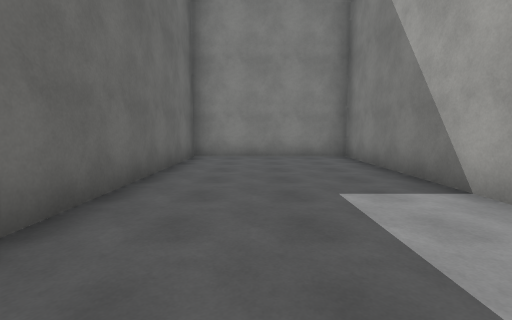
view 1 (above)

22 first-person views from a walk through a 3-D level made in the Unity game engine. The camera is 1.4 m above the floor, tilts 6° down and sees 85° across. The floor is counted in squares, 2 m on a side. Each view is taken from the middle of a square. On the plan, view 1 faces up. The plan holds only what a view shows up to about 9 squares ahead; the rest is blank. The place goes on beyond the plan. The player character is not drawn. Surface patterns are stand-ins for the level's own textures.

view 2
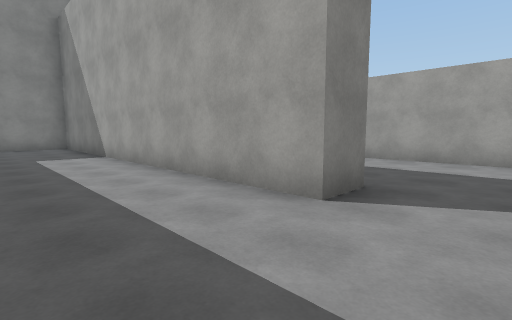

view 3
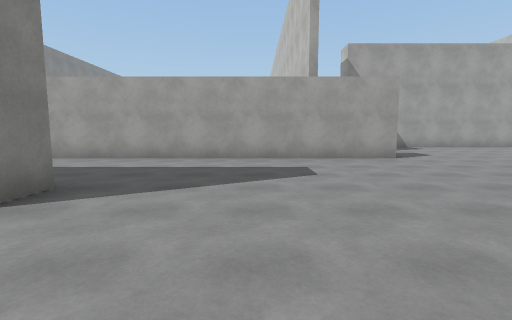

view 4
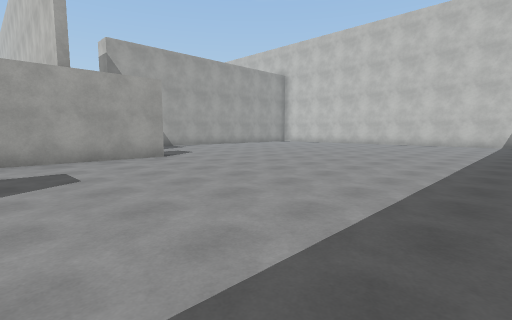

view 5
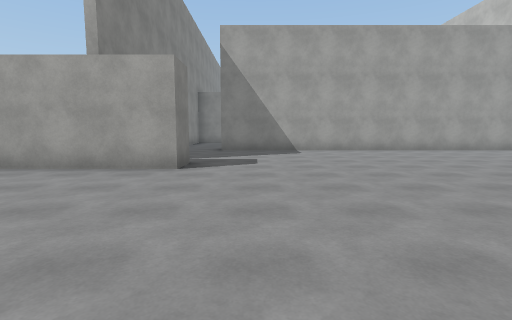

view 6
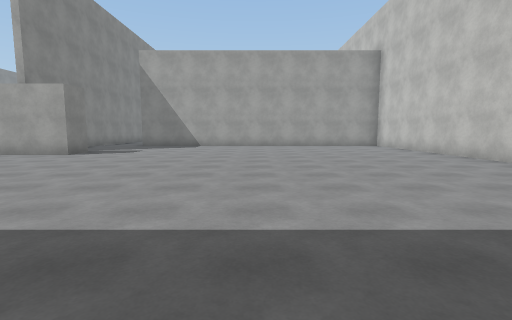

view 7
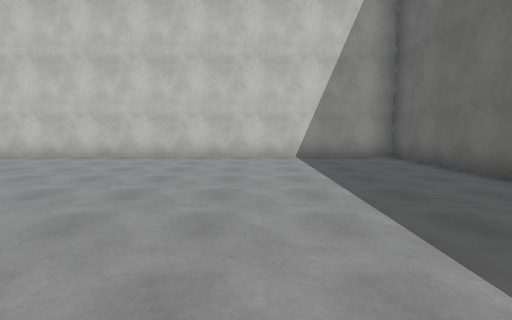

view 8
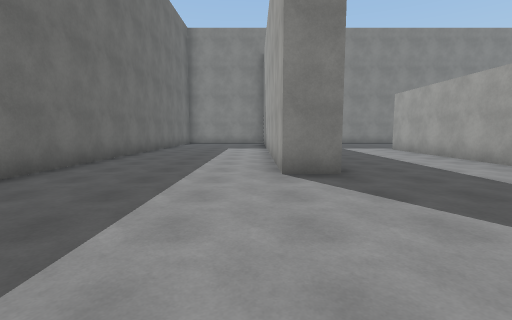

view 9
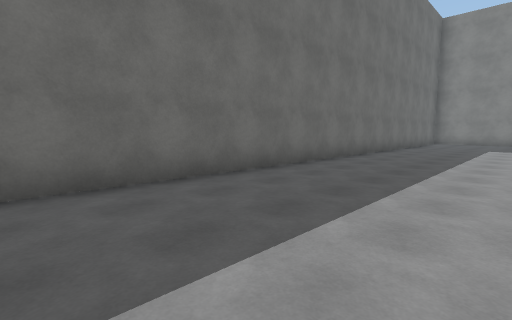

view 10
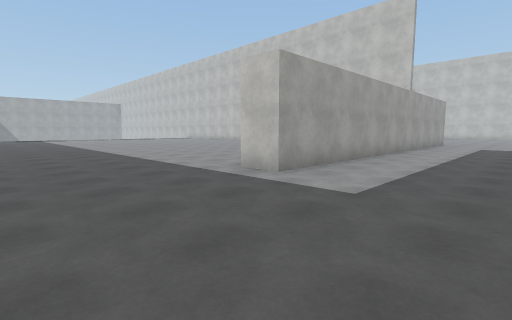

view 11
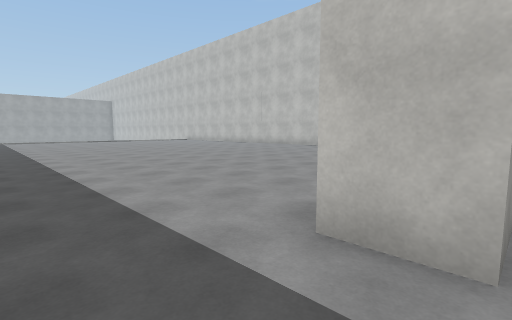

view 12
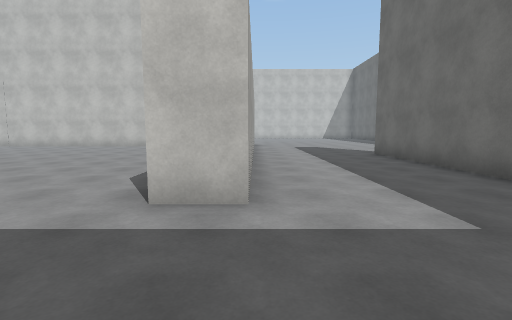

view 13
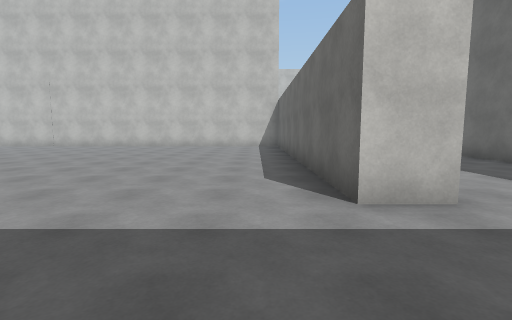

view 14
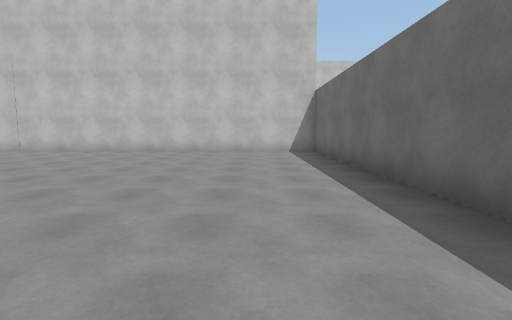

view 15
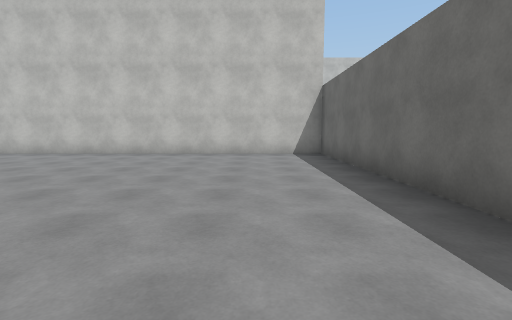

view 16
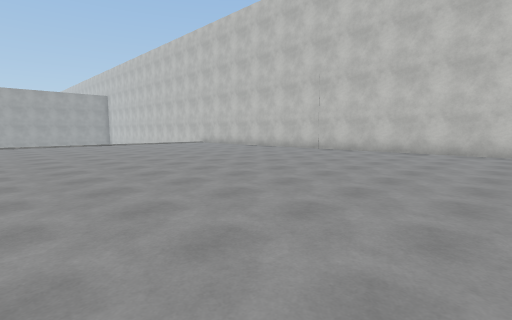

view 17
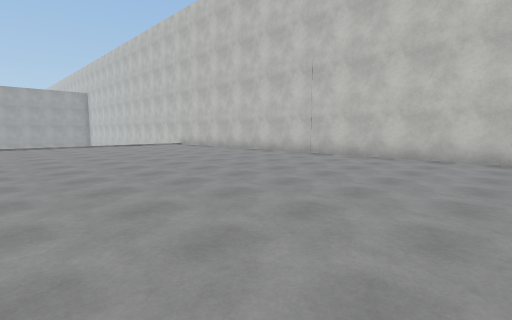

view 18
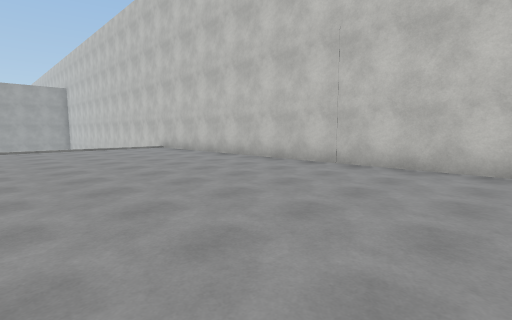

view 19
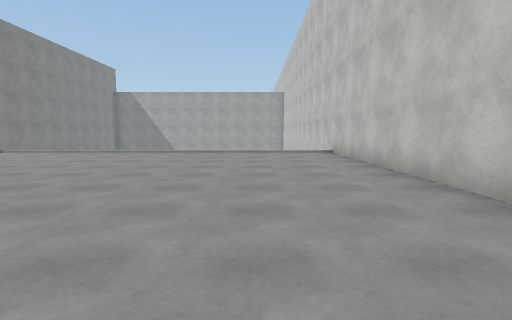

view 20
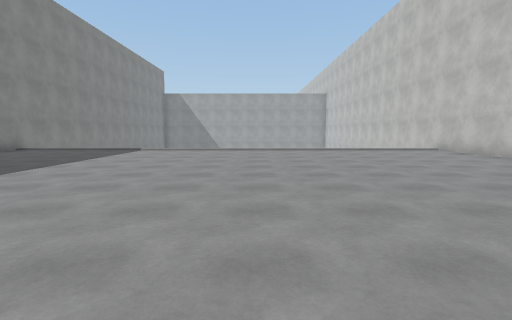

view 21
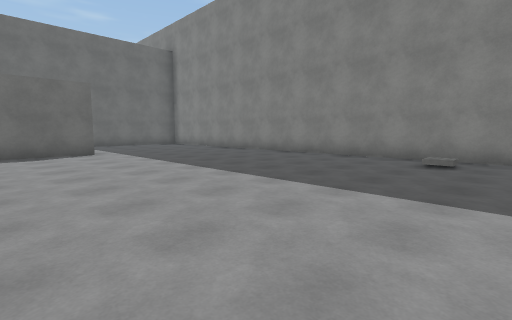

view 22
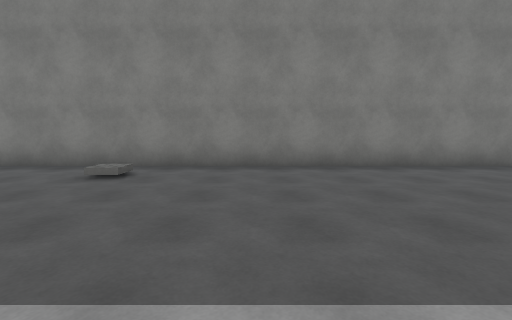

### Floor plan
Points are (right, up) in squares from view 1. A wall is a line through its corners. A room is listed if a view was taken in it or the views show most of it. See-through windows are left out.
Room 1 (views 1, 2, 3, 4, 5, 6, 7, 8, 9)
walls: (8.1, -9.6) (7.1, -9.6) (7.1, 2.4); (-1.7, -16.9) (-1.7, -20.6) (9, -20.6); (3.4, 1.1) (3.4, -3.5) (2.4, -3.5) (2.4, 7.5) (-1.7, 7.5) (-1.7, -8.9)
ways out: opening at (5, 2.3) to room 2
Room 2 (views 10, 11, 12, 13, 14, 15, 16, 17, 18, 19, 20, 21, 22)
walls: (23.1, 7.5) (11.6, 7.5); (7.1, 2.4) (8, 2.4) (8, -7.5) (26.1, -7.5)
ways out: opening at (5, 2.3) to room 1

Where each view was taken, in squares from view 1:
view 1: 0 up, 0 right, facing up
view 2: 5 down, 0 right, facing up-right
view 3: 6 down, 0 right, facing right
view 4: 6 down, 0 right, facing down-right
view 5: 11 down, 2 right, facing right
view 6: 15 down, 1 left, facing right
view 7: 13 down, 2 right, facing down
view 8: 8 down, 2 right, facing up
view 9: 9 down, 2 right, facing up-left
view 10: 6 up, 4 right, facing down-right
view 11: 4 up, 7 right, facing down-right
view 12: 5 up, 7 right, facing down
view 13: 5 up, 9 right, facing down
view 14: 2 up, 10 right, facing down
view 15: 1 up, 10 right, facing down
view 16: 2 up, 12 right, facing down-right
view 17: 0 up, 13 right, facing down-right
view 18: 2 down, 15 right, facing down-right
view 19: 5 down, 17 right, facing right
view 20: 1 down, 16 right, facing right
view 21: 0 up, 17 right, facing up-left
view 22: 2 up, 18 right, facing up
